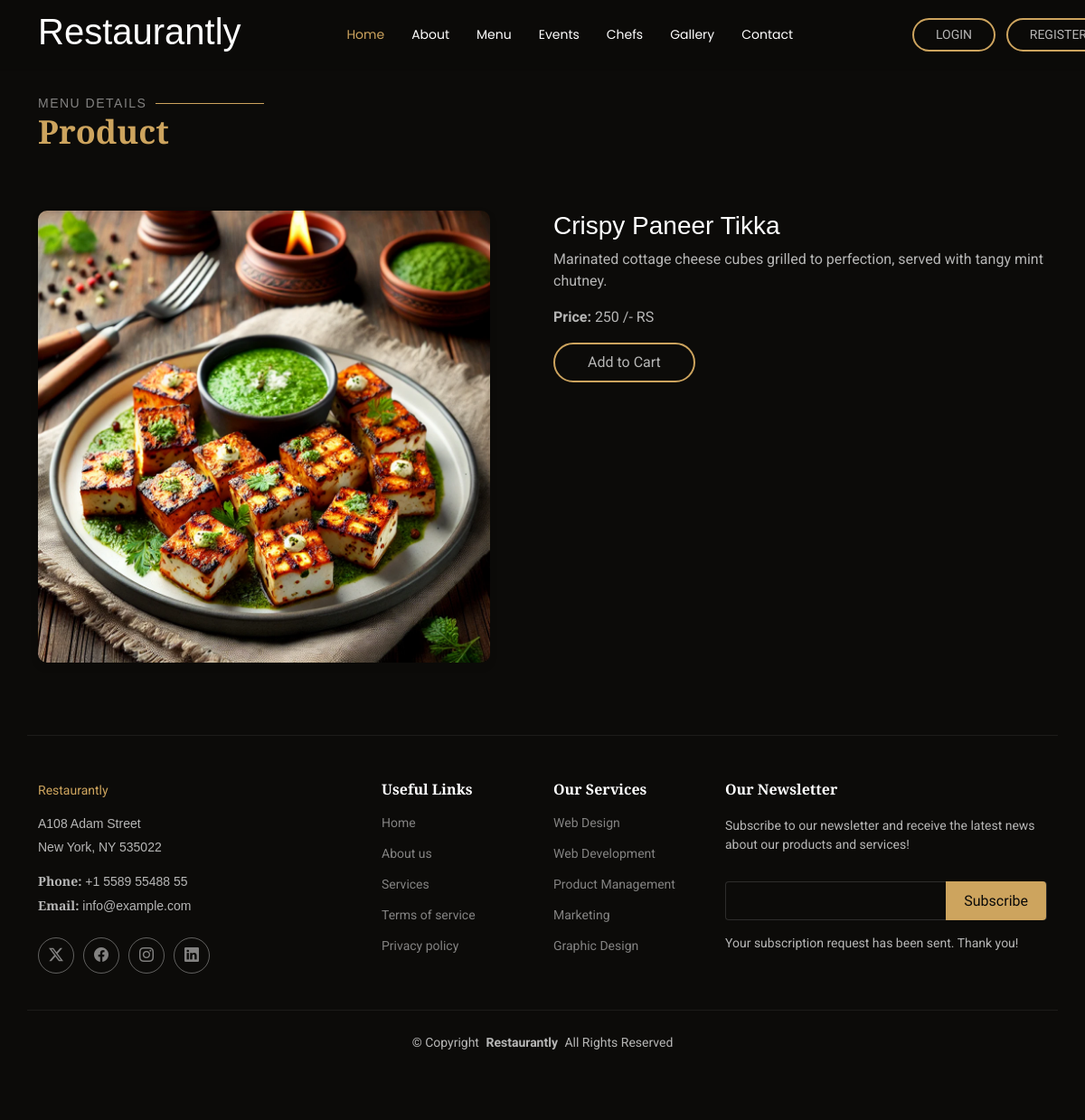
The page /1 on the database its author committed.
### myapp/models.py (models this page shows, shortened)
class Restaurent_Menu_Items(models.Model):
    Category_id = models.ForeignKey(Category, on_delete=models.CASCADE)
    Name = models.CharField(max_length=30)
    desc = models.CharField(max_length=300)
    price = models.IntegerField(default=0)
    image=models.ImageField(upload_to='photos')

### myapp/views.py (the view)
# urls.py: path('<int:product_id>', views.product_details, name='product_details'),  # Product details route
def product_details(request, product_id):
    product = Restaurent_Menu_Items.objects.get(id=product_id)
    context = {
        'product': product,
    }
    return render(request, 'Menu_Details.html', context)

### myapp/templates/Menu_Details.html (shortened to what this page needs)
{% extends 'basic.html'  %}
{% block body %}
  <main>
    <section id="product-details" class="product-details section" style="margin-top:20px;">
      <div class="container section-title" data-aos="fade-up">
        <h2 style="margin-top:30px;">Menu Details</h2>
        <p>Product</p>
      </div>
      <div class="container">
        <div class="row" >
          <div class="col-lg-6">
            <img src="/media/{{ product.image }}" style="border-radius: 10px; box-shadow: 0 4px 10px rgba(0, 0, 0, 0.1); width: 100%; max-width: 500px; object-fit: cover; margin-bottom: 20px;" class="img-fluid" alt="{{ product.name }}">
          </div>
          <div class="col-lg-6">
            <h3>{{ product.Name }}</h3>
            <p>{{ product.desc }}</p>
            <p><strong>Price: </strong>{{ product.price }} /- RS</p>
            <form method="POST" class="form" action="{% url 'add_to_cart' product.id %}">
             <button type="submit">Add to Cart</button>
            </form>
          </div>
        </div>
      </div>
    </section>
  </main>
{% endblock %}

### myapp/static/css/main.css (style rules this page uses)
:root { --default-font: "Roboto", system-ui, -apple-system, "Segoe UI", Roboto, "Helvetica Neue", Arial, "Noto Sans", "Liberation Sans", sans-serif, "Apple Color Emoji", "Segoe UI Emoji", "Segoe UI Symbol", "Noto Color Emoji"; --heading-font: "Playfair Display", sans-serif; --nav-font: "Poppins", sans-serif; }
:root { --background-color: #0c0b09; --default-color: rgba(255, 255, 255, 0.7); --heading-color: #ffffff; --accent-color: #cda45e; --surface-color: #29261f; --contrast-color: #0c0b09; }
:root { --nav-color: #ffffff; --nav-hover-color: #cda45e; --nav-mobile-background-color: #29261f; --nav-dropdown-background-color: #29261f; --nav-dropdown-color: #ffffff; --nav-dropdown-hover-color: #cda45e; }
:root { scroll-behavior: smooth; }
body { color: var(--default-color); background-color: var(--background-color); font-family: var(--default-font); }
h1, h2, h3, h4, h5, h6 { color: var(--heading-color); font-family: var(--heading-font); }
section, .section { color: var(--default-color); background-color: var(--background-color); padding: 60px 0; scroll-margin-top: 77px; overflow: clip; }
.section-title { padding-bottom: 60px; position: relative; }
.section-title h2 { font-size: 14px; font-weight: 500; padding: 0; line-height: 1px; margin: 0; letter-spacing: 1.5px; text-transform: uppercase; color: color-mix(in srgb, var(--default-color), transparent 30%); position: relative; }
.section-title h2::after { content: ""; width: 120px; height: 1px; display: inline-block; background: var(--accent-color); margin: 4px 10px; }
.section-title p { color: var(--accent-color); margin: 0; font-size: 36px; font-weight: 600; font-family: var(--heading-font); }
.form button[type=submit] { color: var(--default-color); background: none; border: 2px solid var(--accent-color); padding: 8px 36px; transition: 0.4s; border-radius: 50px; }
button[type=submit] { background-color: var(--accent-color); color: white; padding: 10px 20px; border: none; cursor: pointer; }

### rows shown on the page
Restaurent_Menu_Items: image (picture), Name "Crispy Paneer Tikka", desc "Marinated cottage cheese cubes grilled to perfection, served with tangy mint chutney.", price "250"
